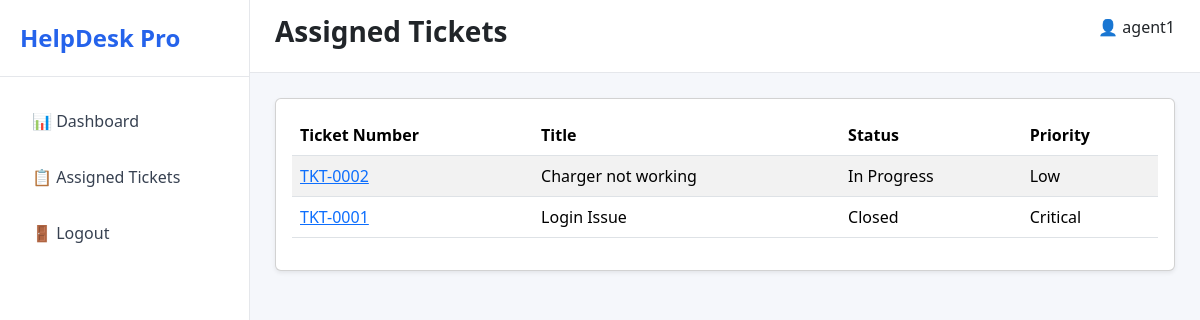
The page /tickets/assigned/ (signed in) on the database as committed earlier.
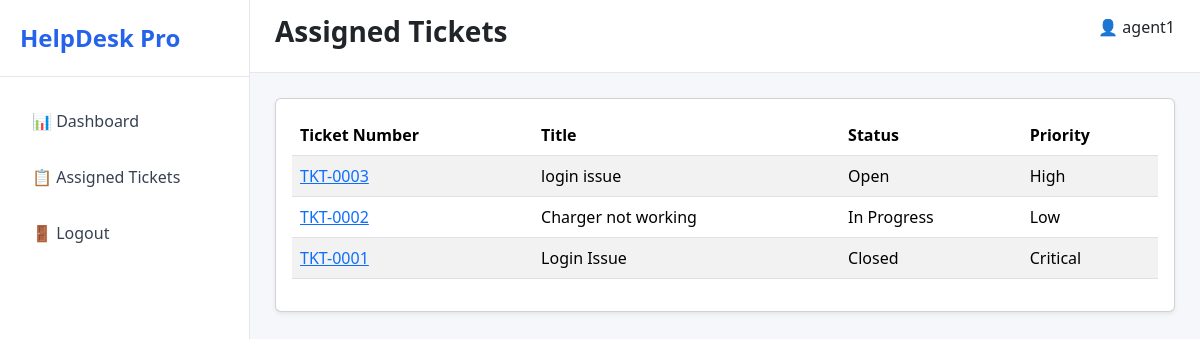
The same page on the database as committed later.
### tickets/models.py (models this page shows, shortened)
class Ticket(models.Model):
    PRIORITY_CHOICES = [
        ('Low', 'Low'),
        ('Medium', 'Medium'),
        ('High', 'High'),
        ('Critical', 'Critical'),
    ]
    STATUS_CHOICES = [
        ('Open', 'Open'),
        ('In Progress', 'In Progress'),
        ('Resolved', 'Resolved'),
        ('Closed', 'Closed'),
    ]
    ticket_number = models.CharField(
        max_length=20,
        unique=True
    )
    title = models.CharField(
        max_length=255
    )
    description = models.TextField()
    department = models.ForeignKey(
        Department,
        on_delete=models.CASCADE
    )
    priority = models.CharField(
        max_length=20,
        choices=PRIORITY_CHOICES,
        default='Low'
    )
    status = models.CharField(
        max_length=20,
        choices=STATUS_CHOICES,
        default='Open'
    )
    created_by = models.ForeignKey(
        settings.AUTH_USER_MODEL,
        on_delete=models.CASCADE,
        related_name='created_tickets'
    )
    assigned_to = models.ForeignKey(
        settings.AUTH_USER_MODEL,
        on_delete=models.SET_NULL,
        null=True,
        blank=True,
        related_name='assigned_tickets'
    )
    created_at = models.DateTimeField(
        auto_now_add=True
    )
    updated_at = models.DateTimeField(
        auto_now=True
    )

### tickets/views.py (the view)
# urls.py: path('assigned/', assigned_tickets, name='assigned_tickets' ),
@login_required
def assigned_tickets(request):
    if request.user.role != 'AGENT':
        return redirect('dashboard')
    tickets = Ticket.objects.filter(
        assigned_to=request.user
    ).order_by('-created_at')
    return render(
        request,
        'tickets/assigned_tickets.html',
        {'tickets': tickets}
    )

### templates/tickets/assigned_tickets.html (shortened to what this page needs)
{% extends 'base.html' %}
{% block page_title %}
Assigned Tickets
{% endblock %}
{% block content %}
<div class="card shadow-sm">
    <div class="card-body">
        <table class="table table-striped">
            <thead>
                <tr>
                    <th>Ticket Number</th>
                    <th>Title</th>
                    <th>Status</th>
                    <th>Priority</th>
                </tr>
            </thead>
            <tbody>
            {% for ticket in tickets %}
                <tr>
                    <td>
                        <a href="{% url 'ticket_detail' ticket.id %}">
                            {{ ticket.ticket_number }}
                        </a>
                    </td>
                    <td>
                        {{ ticket.title }}
                    </td>
                    <td>
                        {{ ticket.status }}
                    </td>
                    <td>
                        {{ ticket.priority }}
                    </td>
                </tr>
            {% empty %}
                <tr>
                    <td colspan="4">
                        No assigned tickets.
                    </td>
                </tr>
            {% endfor %}
            </tbody>
        </table>
    </div>
</div>
{% endblock %}

Rows that differ between the two databases and show on the page:
added Ticket: ticket_number "TKT-0003", title "login issue", status "Open", priority "High"
